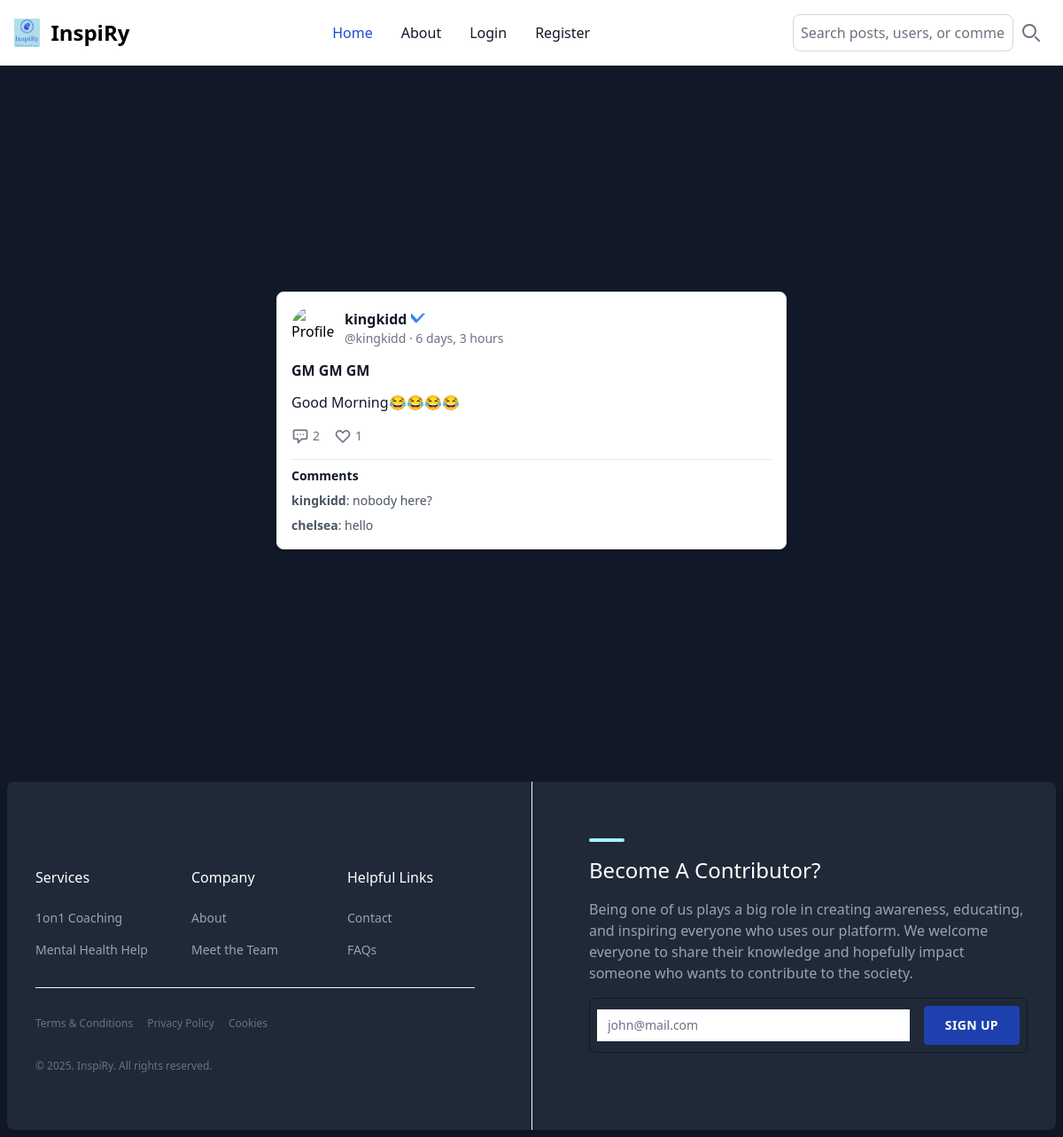
The page /posts/9/ on the database as committed earlier.
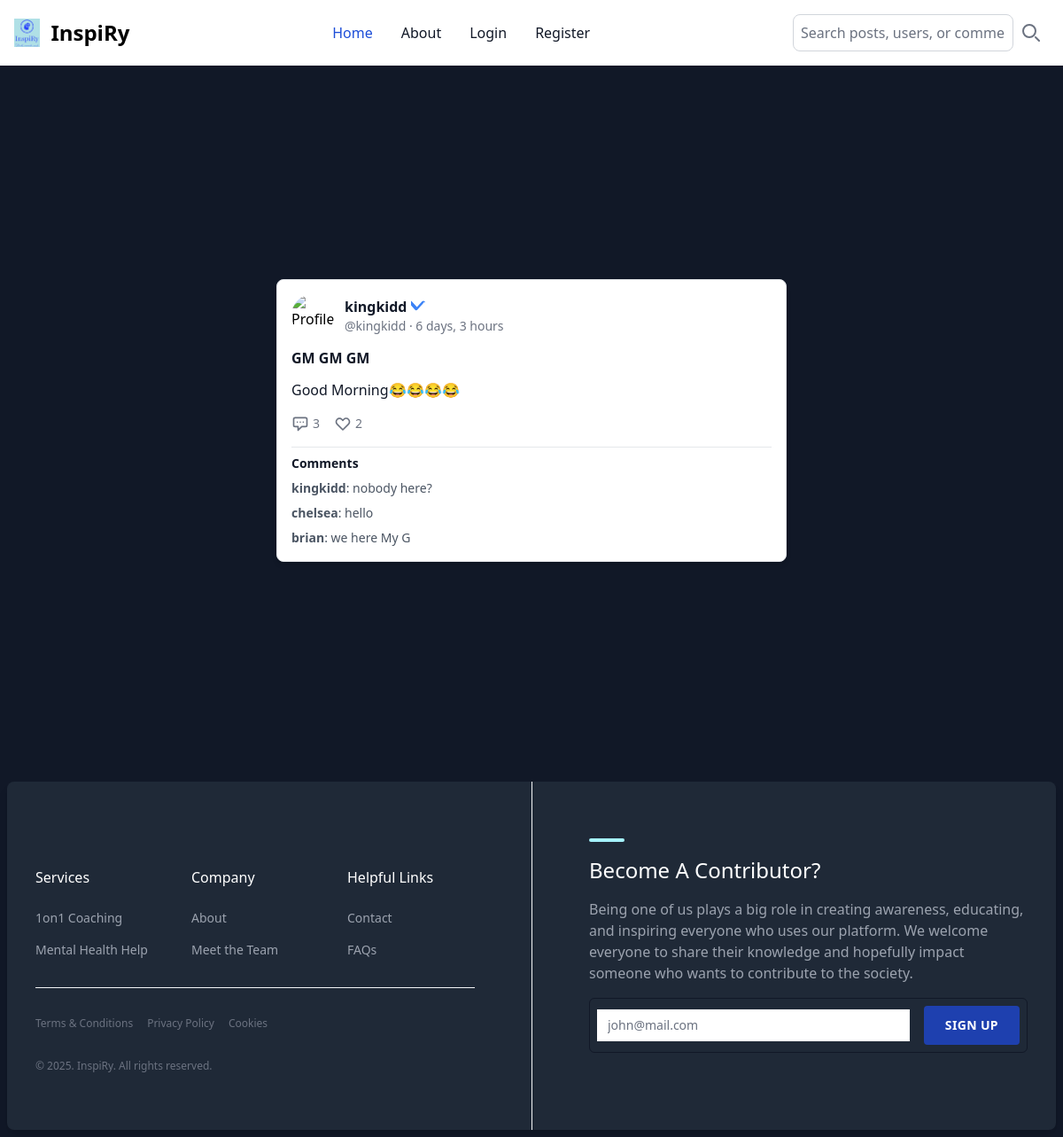
The same page on the database as committed later.
### InspiRy/models.py (models this page shows, shortened)
class Post(models.Model):
    title = models.CharField(max_length=200)
    user = models.ForeignKey(User, on_delete=models.CASCADE)
    content = models.TextField()
    created_at = models.DateTimeField(auto_now_add=True)
    post_image= models.ImageField(upload_to="media/posts/images", null=True, blank=True)
    comments_count = models.IntegerField(default=0)
    likes_count = models.IntegerField(default=0)
    class Meta:
        ordering = ['-created_at']

class Comment(models.Model):
    post = models.ForeignKey(Post, on_delete=models.SET_NULL, null=True)
    user = models.ForeignKey(User, on_delete=models.SET_NULL, null=True)
    comment_text = models.TextField()

### InspiRy/views.py (the view, shortened to what this page needs)
# urls.py: path('posts/<str:pk>/', views.postPage, name='posts'),
def postPage(request, pk):
    comment_form = CommentForm()
    post = Post.objects.select_related('user').get(id=pk)
    return render(request, 'InspiRy/posts.html', {
        'post': post,
        'username': request.user.username if request.user.is_authenticated else 'Guest',
        'comment_form': comment_form,
    })

### InspiRy/forms.py
class CommentForm(ModelForm):
    class Meta:
        model = Comment
        fields = ['comment_text']

### InspiRy/templates/InspiRy/posts.html (shortened to what the changed rows need)
{% load static tailwind_tags %}
{% load static %}
<!DOCTYPE html>
<html lang="en">
	<head>
		{% tailwind_css %}
	</head>
    <body class="bg-gray-900">
            {% block content %}
            {% include './navbar.html' %}
            {% endblock %}
        <div class="flex justify-center items-center min-h-screen p-4">
        <div class="max-w-xl w-full bg-white dark:bg-gray-800 rounded-lg shadow-md border border-gray-200 dark:border-gray-700 p-4">
            <div class="flex items-center space-x-3">
                <img src="{{ post.user.profile_picture.url }}" alt="Profile" class="w-12 h-12 rounded-full object-cover">
                <div>
                    <a href='{% url 'userprofile' post.user.id %}'>
                    <div class="flex items-center space-x-1">
                        <span class="font-bold text-gray-900 dark:text-gray-100 hover:underline">
                            {% if request.user.is_authenticated and request.user == post.user %}
                                {{ username }} (You)
                            {% else %}
                                {{ post.user.username }}
                            {% endif %}
                        </span>
                    </div>
                    </a>
                    <div class="text-gray-500 dark:text-gray-400 text-sm">@{{ post.user.username }} · {{ post.created_at|timesince }}</div>
                </div>
            </div>
             <div class="mt-3 text-gray-900 font-bold dark:text-gray-100 text-base">{{ post.title }}</div>
            <div class="mt-3 text-gray-900 dark:text-gray-100 text-base">{{ post.content }}</div>
            <div class="mt-4 flex items-center space-x-4 text-gray-500 dark:text-gray-400 text-sm">
                <div class="flex items-center space-x-1">
					<a href='{% url 'posts' post.id %}'>
                    <svg  class="w-5 h-5" fill="none" stroke="currentColor" viewBox="0 0 24 24">
                        <path stroke-linecap="round" stroke-linejoin="round" stroke-width="2" d="M8 10h.01M12 10h.01M16 10h.01M9 16H5a2 2 0 01-2-2V6a2 2 0 012-2h14a2 2 0 012 2v8a2 2 0 01-2 2h-5l-5 5v-5z"></path>
                    </svg>
					</a>
                    <span>{{ post.comments_count|default:0 }}</span>
                </div>
                <div class="flex items-center space-x-1">
                    {% if request.user.is_authenticated %}
                        <form method="post" action="">
                            {% csrf_token %}
                            <input type="hidden" name="post_id" value="{{ post.id }}">
                            <button type="submit" name="like_submit" class="flex items-center space-x-1 text-gray-500 hover:text-red-500">
                                <svg class="w-5 h-5" fill="none" stroke="currentColor" viewBox="0 0 24 24">
                                    <path stroke-linecap="round" stroke-linejoin="round" stroke-width="2" d="M4.318 6.318a4.5 4.5 0 000 6.364L12 20.364l7.682-7.682a4.5 4.5 0 00-6.364-6.364L12 7.636l-1.318-1.318a4.5 4.5 0 00-6.364 0z"></path>
                                </svg>
                                <span>{{ post.likes_count|default:0 }}</span>
                            </button>
                        </form>
                    {% else %}
                        <a href="{% url 'login' %}" class="flex items-center space-x-1 text-gray-500 hover:text-red-500">
                            <svg class="w-5 h-5" fill="none" stroke="currentColor" viewBox="0 0 24 24">
                                <path stroke-linecap="round" stroke-linejoin="round" stroke-width="2" d="M4.318 6.318a4.5 4.5 0 000 6.364L12 20.364l7.682-7.682a4.5 4.5 0 00-6.364-6.364L12 7.636l-1.318-1.318a4.5 4.5 0 00-6.364 0z"></path>
                            </svg>
                            <span>{{ post.likes_count|default:0 }}</span>
                        </a>
                    {% endif %}
                </div>
            </div>
            <div class="mt-4 border-t border-gray-200 dark:border-gray-700 pt-2">
                <h3 class="text-sm font-semibold text-gray-900 dark:text-gray-100">Comments</h3>
                {% for comment in post.comment_set.all %}
                    <div class="mt-2 text-gray-600 dark:text-gray-300 text-sm flex items-center justify-between">
                        <div>
                            <span class="font-bold">{{ comment.user.username|default:'Deleted User' }}</span>: {{ comment.comment_text }}
                        </div>
                    </div>
                {% empty %}
                    <p class="text-gray-500 dark:text-gray-400 text-sm">No comments yet.</p>
                {% endfor %}
            </div>
        </div>
        </div>
        <section>
            {% include './footer.html' %}
        </section>
    </body>
</html>

Rows that differ between the two databases and show on the page:
changed Post "GM GM GM": comments_count "2" → "3"; likes_count "1" → "2"
added Comment: user.username "brian", comment_text "we here My G"
